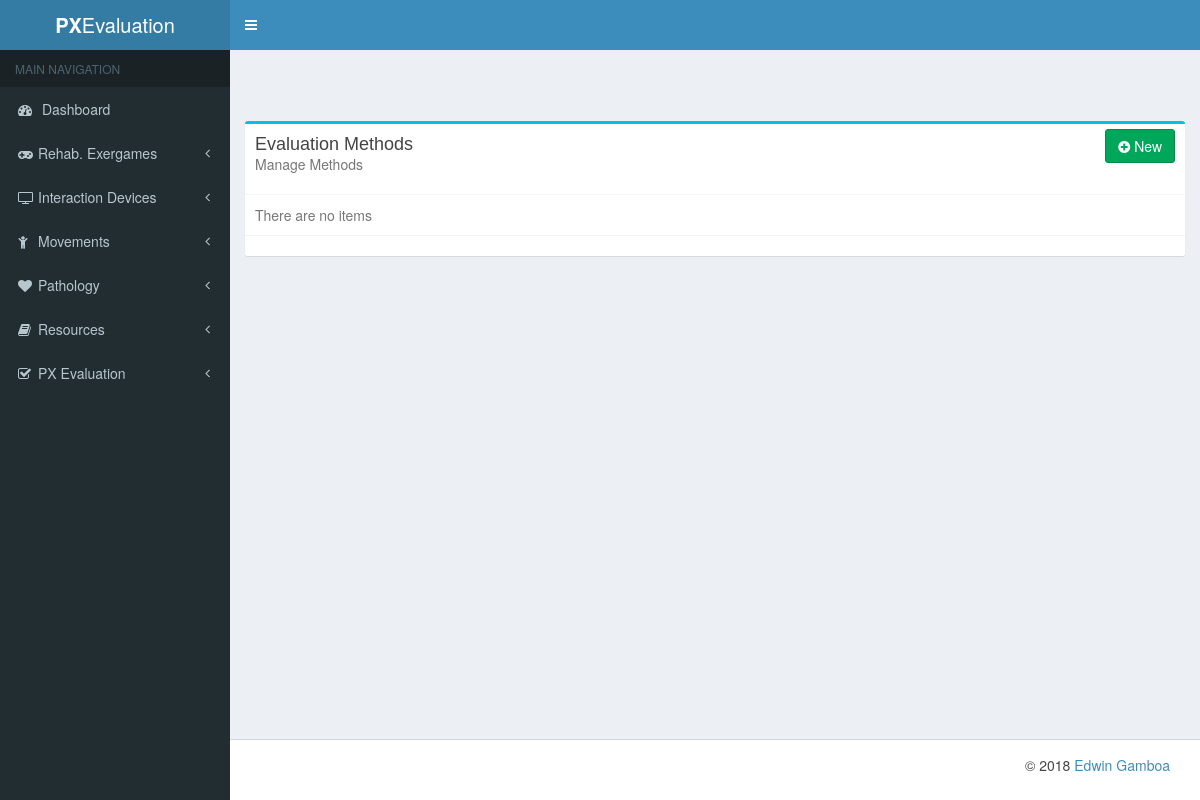
The page /px_evaluation/methods/ on the database as committed earlier.
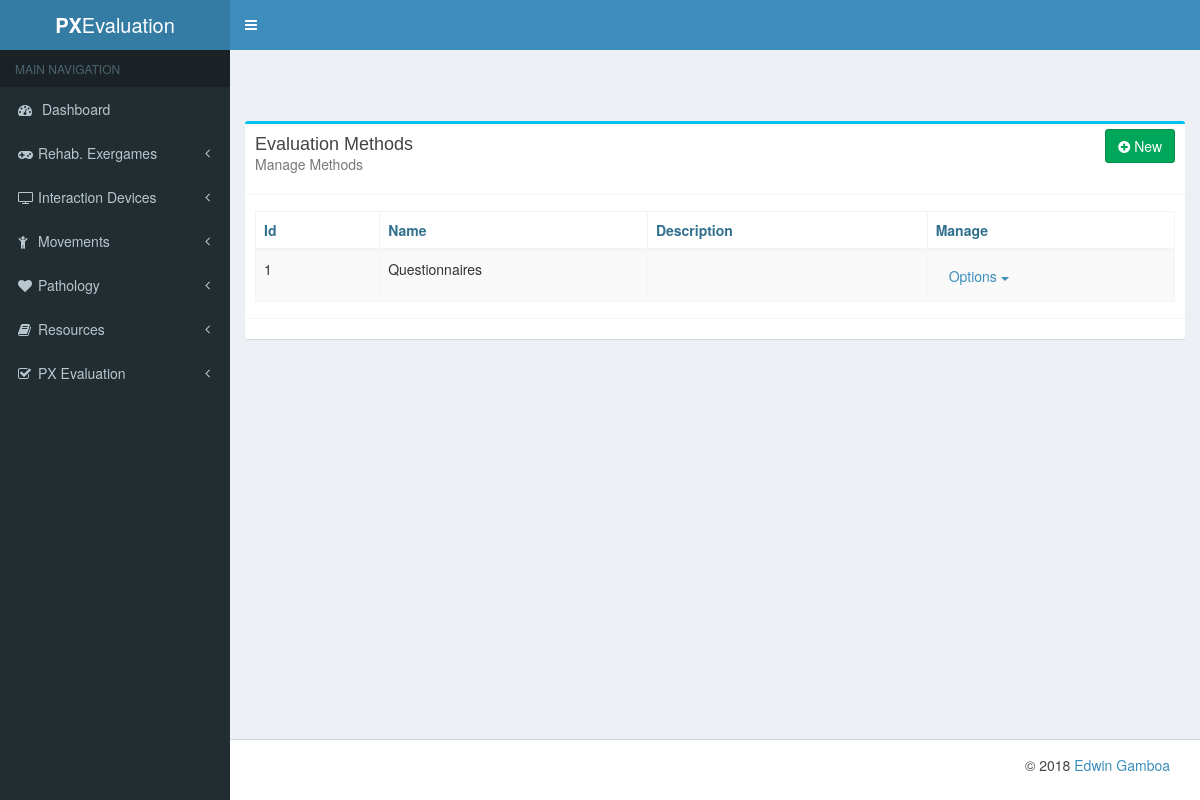
The same page on the database as committed later.
### px_evaluation/models.py (models this page shows, shortened)
class Method(models.Model):
    name = models.CharField(max_length=140)
    description = models.TextField(blank=True)
    type = models.ForeignKey(MethodType)
    resources = models.ManyToManyField(Resource, blank=True)

### px_evaluation/views.py (the view)
class MethodList(ListView):
    model = Method

### templates/px_evaluation/method_list.html (shortened to what this page needs)
{% extends "list_base.html" %}
{% block card_title %}Evaluation Methods{% endblock card_title %}
{% block card_description %}Manage Methods{% endblock card_description%}
{% block table_head %}
    <tr>
        <th>Id</th>
        <th>Name</th>
        <th>Description</th>
        <th>Manage</th>
    </tr>
{% endblock table_head %}
{% block table_body %}
    {% for object in object_list %}
        <tr>
            <td>{{ object.id }}</td>
            <td>{{ object.name }}</td>
            <td>{{ object.description }}</td>
            <td>
                <div class="dropdown">
                    <a href="#" class="btn dropdown-toggle" data-toggle="dropdown">
                        Options
                        <b class="caret"></b>
                    </a>
                </div>
            </td>
        </tr>
    {% endfor %}
{% endblock table_body %}
{% block new_url %} {% url 'px_evaluation:new_methods' %} {% endblock new_url %}

Rows that differ between the two databases and show on the page:
added Method: id "1", name "Questionnaires"
Other text that changed with them:
text no longer shown: "There are no items"
text now shown: "Id Name Description Manage"
